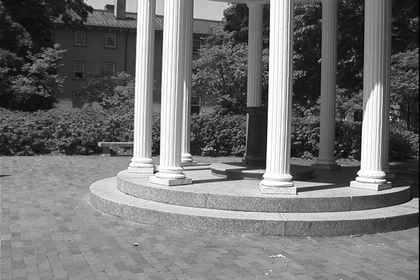
%> input picture Lista2/Exercicio 2/bg00010.bmp, 420 x 280 px, shrunk from 720 x 480 before the run
$ octave letra_e.m   (GNU Octave 9; MATLAB toolbox functions it lacks are replaced by stand-ins)
%> lines starting %> are read from the running program, lines starting %| are printed output that depends on the picture; in (x1, y1, x2, y2) boxes, pixels count from 0 and x2, y2 are one past the last pixel; in counts of white or black regions, pixels touching at a corner belong together; the program's own positions count from 1
% Lista 2 - Exercicio 2 - Letra D
% Visão Computacional

% Limpa o workspace e a tela
clear all;
close all;
clc;

% Carregando o pacote de processamento de imagem (necessário no Octave)
pkg load image;

% Lendo as duas imagens do diretório
img1 = imread('Lista2/Exercicio 2/bg00010.bmp');
%> img1 is the input picture: size 280x420 uint8; min 0, max 255, mean 115.1
img1 = double(img1);
%> img1: size 280x420 double

img2 = imread('Lista2/Exercicio 2/fg00009.bmp');
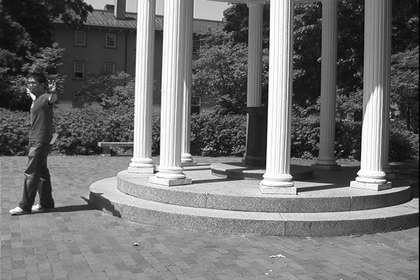
%> input picture Lista2/Exercicio 2/fg00009.bmp, 420 x 280 px, shrunk from 720 x 480 before the run
%> img2 is the input picture: size 280x420 uint8; min 0, max 255, mean 113.3
img2 = double(img2);
%> img2: size 280x420 double

% Lógica de processamento
% (Adicione seu código para processar as imagens aqui)

img_processada = abs(img2 - img1);
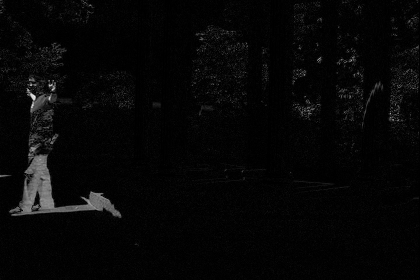
%> img_processada: size 280x420 double; min 0, max 238, mean 6.4


[linhas, colunas] = size(img_processada);
%> linhas = 280; colunas = 420

ValorMaisEscuro = 255;
ValorMaisClaro = 0;

for i = 1:linhas
    for j = 1:colunas

        if img_processada(i, j) < ValorMaisEscuro
            ValorMaisEscuro = img_processada(i, j);
        end

        if img_processada(i, j) > ValorMaisClaro
            ValorMaisClaro = img_processada(i, j);
        end

    end
end
%> after the loop, ValorMaisClaro = 238; ValorMaisEscuro = 0

for i = 1:linhas
    for j = 1:colunas
        %img_processada(i, j) = (img_processada(i, j) - ValorMaisEscuro) * (255 / (ValorMaisClaro - ValorMaisEscuro));
        if img_processada(i, j) > ValorMaisClaro/5
            img_processada(i, j) = 255;
        else
            img_processada(i, j) = 0;
        end
    end
end
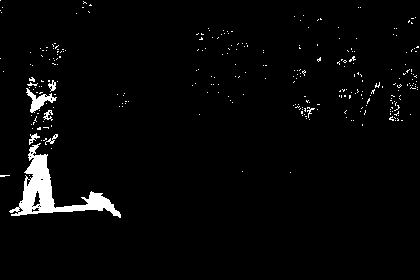
%> img_processada: size 280x420 double; 2.8% white; 281 white regions (273 under 20 px), largest, box (x1, y1, x2, y2) and area: (9, 143, 121, 218) 2172, (26, 88, 57, 113) 273, (29, 133, 40, 145) 52


% Mostra as imagens lado a lado em um grid de 1 linha por 3 colunas
figure;
subplot(1, 3, 1);
imshow(uint8(img1));
title('Imagem 1 (bg)');

subplot(1, 3, 2);
imshow(uint8(img2));
title('Imagem 2 (fg)');

subplot(1, 3, 3);
imshow(uint8(img_processada));
title('Imagem Processada');

waitfor(gcf);
